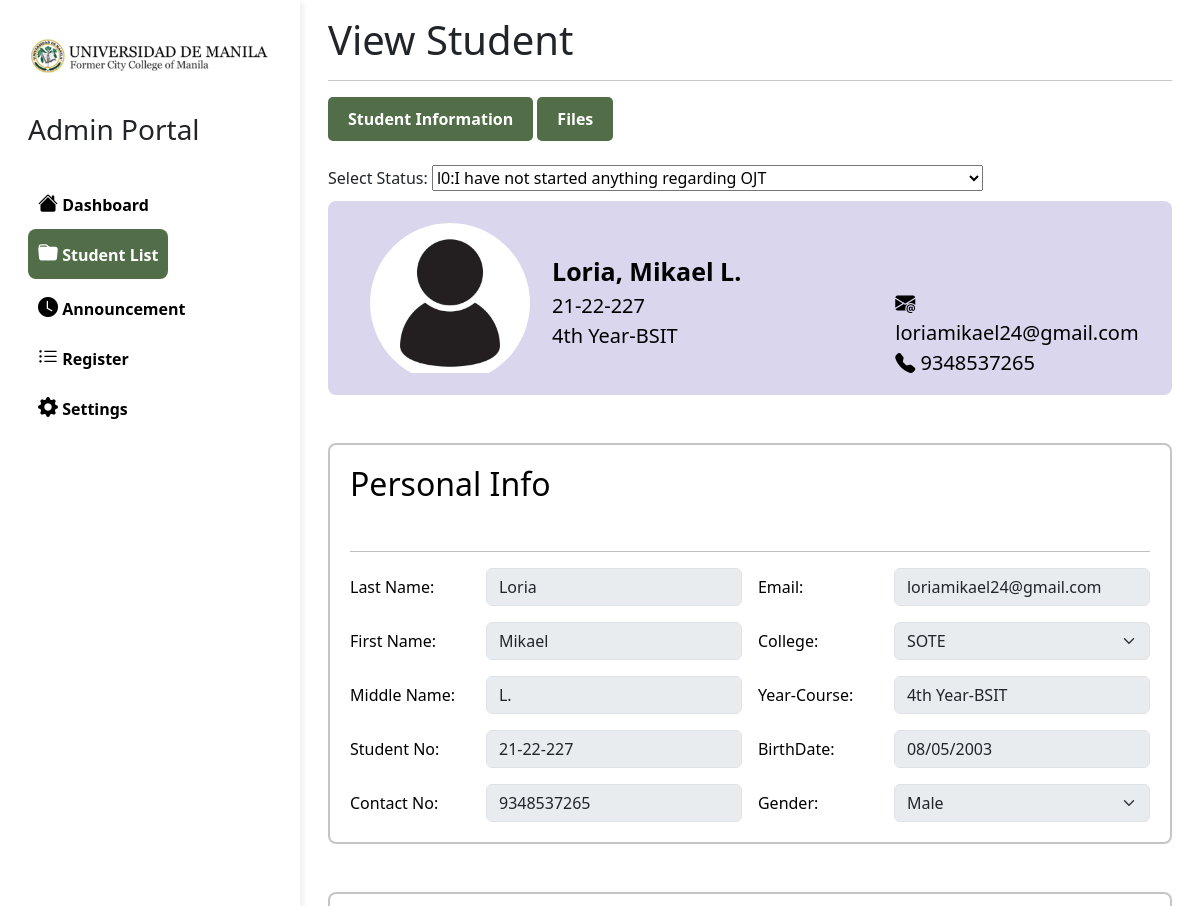
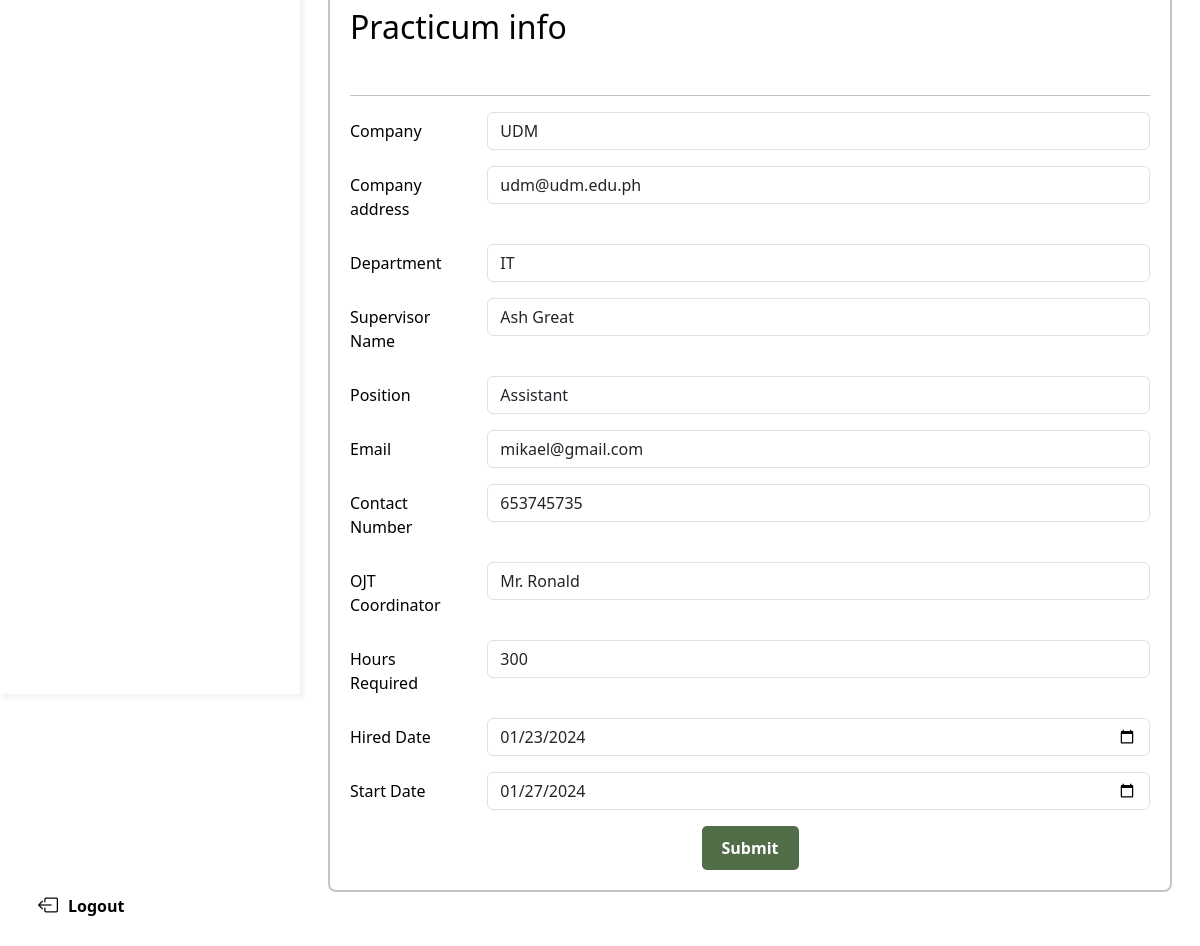
The page /admin/view_student.php?view=21-22-227 (signed in) on the database its author committed (2 pictures, top to bottom).
### tables this page shows
CREATE TABLE `studentinfo` (
  `id` int(225) NOT NULL,
  `studentid` varchar(50) NOT NULL,
  `image` varchar(225) DEFAULT 'icon.jpg',
  `biometric_picture` varchar(225) DEFAULT NULL,
  `lastName` varchar(100) DEFAULT NULL,
  `firstName` varchar(100) DEFAULT NULL,
  `middleName` varchar(100) DEFAULT NULL,
  `contactNum` bigint(225) DEFAULT NULL,
  `email` varchar(100) DEFAULT NULL,
  `college` varchar(100) DEFAULT NULL,
  `yearProg` varchar(100) DEFAULT NULL,
  `birthDate` date DEFAULT NULL,
  `gender` varchar(100) DEFAULT NULL,
  `status` varchar(50) DEFAULT NULL,
  `otp` varchar(225) DEFAULT NULL,
  `dateTimeCreated` timestamp NULL DEFAULT current_timestamp(),
  `dateTimeUpdated` timestamp NULL DEFAULT current_timestamp()
);

CREATE TABLE `practicuminfo` (
  `id` int(50) NOT NULL,
  `studentid` varchar(225) DEFAULT NULL,
  `company` varchar(100) DEFAULT NULL,
  `compAddress` varchar(100) DEFAULT NULL,
  `department` varchar(100) DEFAULT NULL,
  `supervisorName` varchar(100) DEFAULT NULL,
  `position` varchar(100) DEFAULT NULL,
  `email` varchar(100) DEFAULT NULL,
  `contactNum` int(50) DEFAULT NULL,
  `ojtCoordinator` varchar(100) DEFAULT NULL,
  `practicumHrsreq` int(100) DEFAULT NULL,
  `hiredDate` date DEFAULT NULL,
  `startDate` date DEFAULT NULL,
  `dateTimeCreated` datetime(6) DEFAULT NULL,
  `dateTimeUpdated` datetime(6) DEFAULT NULL
);

### admin/view_student.php (the view, shortened to what the rows shown need)
<?php
include "../include/connection.php";
if(isset($_GET['view'])){
     $student_id = $_GET['view'];
}
?>
<!DOCTYPE html>
<html lang="en">
<head>
     <link href="https://cdn.jsdelivr.net/npm/bootstrap@5.3.2/dist/css/bootstrap.min.css" rel="stylesheet">
      <link rel="stylesheet" href="https://cdn.jsdelivr.net/npm/bootstrap-icons@1.11.3/font/bootstrap-icons.min.css">
     <link rel="stylesheet" href="../src/css/admin/viewStudentStyle.css">
</head>
<body>
<div class="container-fluid">
    <div class="row">
        <div class="col-sm p-3 min-vh-100">
          <div class="container-xxl">
            <h1>View Student</h1>
            <form action="" method="post" enctype="multipart/form-data">
            <div class="profile-container ">
                  <?php
                                        $query = "SELECT * FROM `studentinfo` WHERE studentid = '$student_id'";
                                        $run = mysqli_query($conn, $query);
                                        if (mysqli_num_rows($run) > 0) {
                                            foreach ($run as $row) {
                                        ?>
<div class="container text-center">
                            <div class="row justify content-start">
                                <div class="col-3">
                                <img src="../student/image/<?php echo$row['image'] ?> " class="img-fluid rounded-circle rounded" style="width: 10rem; height:10rem;" alt="...">
                                </div>
                                <div class="col-5">
                                    <div class="labels">
                                                <label type="text" name="name" id="inputtext6" ><?php echo $row['lastName']?>, <?php echo $row['firstName']?> <?php echo $row['middleName']?></label><br>
                                                <label type="text" name="studentId" id="inputtext6" ><?php echo $row['studentid']?></label> <br>
                                                <label type="text" name="yearProg" id="inputtext6" ><?php echo $row['yearProg']?></label>
                                    </div>
                                </div>
                                <div class="col-4">
                                    <div class="labels2">
                                        <br>
                                        <i class="bi bi-envelope-at-fill"> </i> <label type="text" name="email" id="inputtext6" ><?php echo $row['email']?></label> <br>
                                        <i class="bi bi-telephone-fill"> </i>   <label type="text" name="contact_no" id="inputtext6" ><?php echo $row['contactNum']?></label>
                                    </div>
                                </div>
                            </div>
                        </div>
            </div>
                    <div class="pt-5">
                <div class="analytics-container  mb-5 " >
                        <h2>Personal Info</h2>
                        <div class="form-check form-switch">
                        </div>
                        <hr>
                    <div class="row g-3 align-items-center">
                    <div class="col-md-2">
                                <label for="inputtext6" class="col-form-label">Last Name:</label>
                            </div>
                            <div class="col-md-4">
                                <input type="text" name="last_name" id="inputtext6" class="form-control" aria-describedby="textHelpInline" value = "<?php echo $row['lastName'] ?>" disabled>
                            </div>
                            <div class="col-md-2">
                                <label for="inputtext6" class="col-form-label">Email:</label>
                            </div>
                            <div class="col-md-4">
                                <input type="email" name="email" id="inputtext6" class="form-control" aria-describedby="textHelpInline" value = "<?php echo $row['email'] ?>" disabled >
                            </div>
                            <div class="col-md-2">
                                <label for="inputtext6" class="col-form-label">First Name:</label>
                            </div>
                            <div class="col-md-4">
                                <input type="text" name="first_name" id="inputtext6" class="form-control" aria-describedby="textHelpInline" value = "<?php echo $row['firstName'] ?>" disabled>
                            </div>
                            <div class="col-md-2">
                                <label for="inputtext6" class="col-form-label">College:</label>
                            </div>
                            <div class="col-md-4">
                            <select class="form-select" aria-label="Default select example" id="select" name="college" disabled>
                                                    <?php if ($row['college'] == 'SOAST') : ?>
                                                        <option value="SOAST">SOAST</option>
                                                        <option value="SOB">SOB</option>
                                                        <option value="SOTE">SOTE</option>
                                                    <?php elseif($row['college'] == 'SOB') : ?>
                                                        <option value="SOB">SOB</option>
                                                        <option value="SOAST">SOAST</option>
                                                        <option value="SOTE">SOTE</option>
                                                    <?php else : ?>
                                                        <option value="SOTE">SOTE</option>
                                                    <?php endif; ?>
                                                </select>
                            </div>
                            <div class="col-md-2">
                                <label for="inputtext6" class="col-form-label">Middle Name:</label>
                            </div>
                            <div class="col-md-4">
                                <input type="text" name="middle_name" id="inputtext6" class="form-control" aria-describedby="textHelpInline" value = "<?php echo $row['middleName'] ?>" disabled>
                            </div>
                            <div class="col-md-2">
                                <label for="inputtext6" class="col-form-label">Year-Course:</label>
                            </div>
                            <div class="col-md-4">
                                <input type="text" name="year_course" id="inputtext6" placeholder="4th Year-BSIT" class="form-control" aria-describedby="textHelpInline" value = "<?php echo $row['yearProg'] ?>" disabled>
                            </div>
                            <div class="col-md-2">
                                <label for="inputtext6" class="col-form-label">Student No:</label>
                            </div>
                            <div class="col-md-4">
                                <input type="text" id="inputtext6" class="form-control" aria-describedby="textHelpInline" value="<?php echo $student_id ?>" disabled>
                            </div>
                            <div class="col-md-2">
                                <label for="inputtext6" class="col-form-label">BirthDate:</label>
                            </div>
                            <div class="col-md-4">
                                <input type="date" name="birth_date" id="inputtext6" class="form-control" aria-describedby="textHelpInline" value = "<?php echo $row['birthDate'] ?>" disabled>
                            </div>
                            <div class="col-md-2">
                                <label for="inputtext6" class="col-form-label">Contact No:</label>
                            </div>
                            <div class="col-md-4">
                                <input type="number" name="contact_no" id="inputtext6" class="form-control" aria-describedby="textHelpInline"value = "<?php echo $row['contactNum'] ?>" disabled>
                            </div>
                            <div class="col-md-2">
                                <label for="inputtext6" class="col-form-label">Gender:</label>
                            </div>
                            <div class="col-md-4">
                            <select class="form-select" aria-label="Default select example" id="select" name="gender" disabled>
                                                    <?php if ($row['gender'] == 'Male') : ?>
                                                        <option value="Male">Male</option>
                                                    <?php else : ?>
                                                        <option value="Female">Female</option>
                                                        <option value="Male">Male</option>
                                                    <?php endif; ?>
                                                </select>
                            </div>
                        </div>
                    </div>
                    </form>
                    <?php
                                            }
                                        }
        ?>
        </div>
                  <div class="analytics-container  mb-5 " >
                        <h2> Practicum info</h2>
                 <?php
                                $query = 'SELECT `company`, `compAddress`, `department`, `supervisorName`, `position`, `email`, `contactNum`, `ojtCoordinator`, `practicumHrsreq`, `hiredDate`, `startDate` FROM `practicuminfo`
                                        WHERE studentid = ?';
                                $stmt = $conn->prepare($query);
                                $stmt->bind_param('s', $student_id);
                                $stmt->execute();
                                $result = $stmt->get_result();
                                $data = $result->fetch_all(MYSQLI_ASSOC);
                                foreach ($data as $rows) {
                                ?>
                <form action = "" method="post">
                    <div class="row mb-3">
                        <label for="inputEmail3" class="col-sm-2 col-form-label">Company</label>
                        <div class="col-sm-10">
                        <input type="text" class="form-control" id="inputEmail3" name="company" value="<?php echo $rows['company']?>" >
                        </div>
                    </div>
                    <div class="row mb-3">
                        <label for="inputEmail3" class="col-sm-2 col-form-label">Company address</label>
                        <div class="col-sm-10">
                        <input type="text" class="form-control" id="inputEmail3" name="company_address" value="<?php echo $rows['compAddress'] ?>" >
                        </div>
                    </div>
                      <div class="row mb-3">
                        <label for="inputEmail3" class="col-sm-2 col-form-label">Department</label>
                        <div class="col-sm-10">
                        <input type="text" class="form-control" id="inputEmail3" name="department" value="<?php echo $rows['department'] ?>">
                        </div>
                    </div>
                     <div class="row mb-3">
                        <label for="inputEmail3" class="col-sm-2 col-form-label">Supervisor Name</label>
                        <div class="col-sm-10">
                        <input type="text" class="form-control" id="inputEmail3" name="supervisor_name" value="<?php echo $rows['supervisorName'] ?>" >
                        </div>
                    </div>
                     <div class="row mb-3">
                        <label for="inputEmail3" class="col-sm-2 col-form-label">Position</label>
                        <div class="col-sm-10">
                        <input type="text" class="form-control" id="inputEmail3" name="position" value="<?php echo $rows['position'] ?>" >
                        </div>
                    </div>
                    <div class="row mb-3">
                        <label for="inputEmail3" class="col-sm-2 col-form-label">Email</label>
                        <div class="col-sm-10">
                        <input type="text" class="form-control" id="inputEmail3" name="email" value="<?php echo $rows['email'] ?>">
                        </div>
                    </div>
                    <div class="row mb-3">
                        <label for="inputEmail3" class="col-sm-2 col-form-label">Contact Number</label>
                        <div class="col-sm-10">
                        <input type="number" class="form-control" id="inputEmail3" name="contact_number" value="<?php echo $rows['contactNum'] ?>">
                        </div>
                    </div>
                     <div class="row mb-3">
                        <label for="inputEmail3" class="col-sm-2 col-form-label">OJT Coordinator</label>
                        <div class="col-sm-10">
                        <input type="text" class="form-control" id="inputEmail3" name="ojt_coordinator" value="<?php echo $rows['ojtCoordinator'] ?>">
                        </div>
                    </div>
                     <div class="row mb-3">
                        <label for="inputEmail3" class="col-sm-2 col-form-label">Hours Required</label>
                        <div class="col-sm-10">
                        <input type="number" class="form-control" id="inputEmail3" name="hours" value="<?php echo $rows['practicumHrsreq'] ?>" >
                        </div>
                    </div>
                     <div class="row mb-3">
                        <label for="inputEmail3" class="col-sm-2 col-form-label">Hired Date</label>
                        <div class="col-sm-10">
                        <input type="date" name="hired_date" id="inputtext6" class="form-control" aria-describedby="textHelpInline" value = "<?php echo $rows['hiredDate']; ?>">
                        </div>
                    </div>
                      <div class="row mb-3">
                        <label for="inputEmail3" class="col-sm-2 col-form-label">Start Date</label>
                        <div class="col-sm-10">
                        <input type="date" class="form-control" id="inputEmail3" name="start_date" value="<?php echo $rows['startDate'] ?>">
                        </div>
                    </div>
                   <div class="text-center "> <input type="submit" class="btn btn-primary" name="submit" value="Submit" id="update"  >
                </form>
   <?php
                                }
   ?>
    </div>
    </div>
</body>
</html>

### rows shown on the page
studentinfo: image (picture), lastName "Loria", firstName "Mikael", middleName "L.", studentid "21-22-227", yearProg "4th Year-BSIT", email "loriamikael24@gmail.com", contactNum "9348537265", last_name "Loria", first_name "Mikael", college "SOTE", middle_name "L.", year_course "4th Year-BSIT", birth_date "08/05/2003", gender "Male"
practicuminfo: company "UDM", company_address "udm@udm.edu.ph", department "IT", supervisor_name "Ash Great", position "Assistant", email "mikael@gmail.com", contact_number "653745735", ojt_coordinator "Mr. Ronald", hours "300", hired_date "01/23/2024", start_date "01/27/2024"
